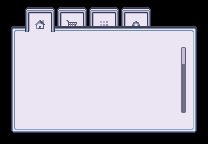

This is a level from a 2D game, rendered from its Tiled map with the project's own tilesets. A one-line summary and the complete map file follow:
An orthogonal 13x9 tile map with 16x16 px tiles, 6 tile layers (Tile Layer -1, Tile Layer 0, Tile Layer 0,5, Tile Layer 1, ...).

<map version="1.10" tiledversion="1.11.2" orientation="orthogonal" renderorder="right-down" width="13" height="9" tilewidth="16" tileheight="16" infinite="0" nextlayerid="7" nextobjectid="1">
 <tileset firstgid="1" source="Modern_UI_Style_2.tsx" />
 <layer id="4" name="Tile Layer -1" width="13" height="9">
  <data encoding="csv">
1278,1426,0,0,0,542,0,542,0,0,0,0,0,
1278,1426,0,0,0,591,0,591,1171,0,0,0,0,
1278,1426,0,0,0,0,0,0,0,0,0,0,0,
1278,1426,0,0,0,0,0,0,0,0,0,0,0,
0,0,0,0,0,0,0,0,0,0,0,0,0,
0,0,0,0,0,0,0,0,0,0,0,0,0,
0,1426,0,0,0,0,0,0,0,0,0,0,0,
0,1426,0,0,0,0,0,0,0,0,889,0,0,
0,0,0,0,0,0,0,0,0,0,0,0,0
</data>
 </layer>
 <layer id="3" name="Tile Layer 0" width="13" height="9">
  <data encoding="csv">
0,0,0,540,541,540,541,540,541,542,0,0,0,
0,0,0,589,590,589,590,589,590,591,0,0,0,
0,0,0,0,0,0,0,0,0,0,0,0,0,
0,0,0,0,0,0,0,0,0,0,0,0,0,
0,0,0,0,0,0,0,0,0,0,0,0,0,
0,0,0,0,0,0,0,0,0,0,0,0,0,
0,0,0,0,0,0,0,0,0,0,0,0,0,
0,0,0,0,0,0,0,0,0,0,0,0,0,
0,0,0,0,0,0,0,0,0,0,0,0,0
</data>
 </layer>
 <layer id="6" name="Tile Layer 0,5" width="13" height="9">
  <data encoding="csv">
0,0,0,0,0,0,0,0,0,0,0,0,0,
0,0,0,0,1206,0,1007,0,1010,0,0,0,0,
0,0,0,0,0,0,0,0,0,0,0,218,0,
0,0,0,0,0,0,0,0,0,0,0,267,0,
0,0,0,0,0,0,0,0,0,0,0,0,0,
0,0,0,0,0,0,0,0,0,0,0,0,0,
0,0,0,0,0,0,0,0,0,0,0,0,0,
0,0,0,0,0,0,0,0,0,0,0,0,0,
0,0,0,0,0,0,0,0,0,0,0,0,0
</data>
 </layer>
 <layer id="1" name="Tile Layer 1" width="13" height="9">
  <data encoding="csv">
0,0,0,0,0,0,0,0,0,0,0,0,0,
99,100,100,100,100,100,100,100,100,100,100,100,101,
148,149,149,149,149,149,149,149,149,149,149,149,150,
148,149,149,149,149,149,149,149,149,149,149,149,150,
148,149,149,149,149,149,149,149,149,149,149,149,150,
148,149,149,149,149,149,149,149,149,149,149,149,150,
148,149,149,149,149,149,149,149,149,149,149,149,150,
148,149,149,149,149,149,149,149,149,149,149,149,150,
197,198,198,198,198,198,198,198,198,198,198,198,199
</data>
 </layer>
 <layer id="2" name="Tile Layer 2" width="13" height="9">
  <data encoding="csv">
0,540,541,542,0,0,0,0,0,0,0,0,0,
0,589,590,591,0,0,0,0,0,0,0,0,0,
0,0,0,0,0,0,0,0,0,0,0,216,0,
0,0,0,0,0,0,0,0,0,0,0,265,0,
0,0,0,0,0,443,0,0,0,0,0,267,0,
0,0,0,0,0,0,0,0,0,0,0,267,0,
0,0,0,0,0,0,0,0,0,0,0,267,0,
0,0,0,0,0,0,0,0,0,0,0,316,0,
0,0,0,0,0,0,0,0,0,0,0,0,0
</data>
 </layer>
 <layer id="5" name="Tile Layer 3" width="13" height="9">
  <data encoding="csv">
0,0,0,0,0,0,0,0,0,0,0,0,0,
0,0,1011,0,0,0,0,0,0,0,0,0,0,
0,0,0,0,0,0,0,0,0,0,0,0,0,
0,0,0,0,0,0,0,0,0,0,0,0,0,
0,0,0,0,0,0,0,0,0,0,0,0,0,
0,0,0,0,0,0,0,0,0,0,0,0,0,
0,0,0,0,0,0,0,0,0,0,0,0,0,
0,0,0,0,0,0,0,0,0,0,0,0,0,
0,0,0,0,0,0,0,0,0,0,0,0,0
</data>
 </layer>
</map>
